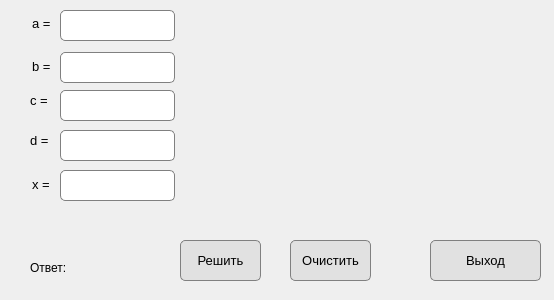
<?xml version="1.0" encoding="UTF-8"?>
<ui version="4.0">
 <class>Dialog</class>
 <widget class="QDialog" name="Dialog">
  <property name="geometry">
   <rect>
    <x>0</x>
    <y>0</y>
    <width>554</width>
    <height>300</height>
   </rect>
  </property>
  <property name="windowTitle">
   <string>Dialog</string>
  </property>
  <widget class="QLabel" name="label_otvet">
   <property name="geometry">
    <rect>
     <x>30</x>
     <y>260</y>
     <width>121</width>
     <height>16</height>
    </rect>
   </property>
   <property name="text">
    <string>Ответ:</string>
   </property>
  </widget>
  <widget class="QLabel" name="label_img">
   <property name="geometry">
    <rect>
     <x>230</x>
     <y>40</y>
     <width>261</width>
     <height>171</height>
    </rect>
   </property>
   <property name="text">
    <string/>
   </property>
  </widget>
  <widget class="QLabel" name="label_b">
   <property name="geometry">
    <rect>
     <x>32</x>
     <y>56</y>
     <width>21</width>
     <height>20</height>
    </rect>
   </property>
   <property name="font">
    <font>
     <family>Segoe UI</family>
     <pointsize>10</pointsize>
    </font>
   </property>
   <property name="text">
    <string>b =</string>
   </property>
  </widget>
  <widget class="QLineEdit" name="lineEdit_b">
   <property name="geometry">
    <rect>
     <x>60</x>
     <y>52</y>
     <width>115</width>
     <height>31</height>
    </rect>
   </property>
   <property name="font">
    <font>
     <family>Segoe UI</family>
     <pointsize>10</pointsize>
    </font>
   </property>
   <property name="styleSheet">
    <string notr="true">border: 1px solid gray;
                    border-radius: 5px;
                </string>
   </property>
  </widget>
  <widget class="QLabel" name="label_a">
   <property name="geometry">
    <rect>
     <x>32</x>
     <y>13</y>
     <width>21</width>
     <height>20</height>
    </rect>
   </property>
   <property name="font">
    <font>
     <family>Segoe UI</family>
     <pointsize>10</pointsize>
    </font>
   </property>
   <property name="text">
    <string>a =</string>
   </property>
  </widget>
  <widget class="QLineEdit" name="lineEdit_a">
   <property name="geometry">
    <rect>
     <x>60</x>
     <y>10</y>
     <width>115</width>
     <height>31</height>
    </rect>
   </property>
   <property name="font">
    <font>
     <family>Segoe UI</family>
     <pointsize>10</pointsize>
    </font>
   </property>
   <property name="styleSheet">
    <string notr="true">border: 1px solid gray;
                    border-radius: 5px;
                </string>
   </property>
  </widget>
  <widget class="QLineEdit" name="lineEdit_x">
   <property name="geometry">
    <rect>
     <x>60</x>
     <y>170</y>
     <width>115</width>
     <height>31</height>
    </rect>
   </property>
   <property name="font">
    <font>
     <family>Segoe UI</family>
     <pointsize>10</pointsize>
    </font>
   </property>
   <property name="styleSheet">
    <string notr="true">border: 1px solid gray;
                    border-radius: 5px;
                </string>
   </property>
  </widget>
  <widget class="QLabel" name="label_x">
   <property name="geometry">
    <rect>
     <x>32</x>
     <y>174</y>
     <width>21</width>
     <height>20</height>
    </rect>
   </property>
   <property name="font">
    <font>
     <family>Segoe UI</family>
     <pointsize>10</pointsize>
    </font>
   </property>
   <property name="text">
    <string>x =</string>
   </property>
  </widget>
  <widget class="QPushButton" name="btn_solve">
   <property name="geometry">
    <rect>
     <x>180</x>
     <y>240</y>
     <width>81</width>
     <height>41</height>
    </rect>
   </property>
   <property name="font">
    <font>
     <family>Segoe UI</family>
     <pointsize>10</pointsize>
    </font>
   </property>
   <property name="styleSheet">
    <string notr="true">border: 1px solid gray;
                    border-radius: 5px;
                    background: #e1e1e1;
                </string>
   </property>
   <property name="text">
    <string>Решить</string>
   </property>
  </widget>
  <widget class="QPushButton" name="btn_clear">
   <property name="geometry">
    <rect>
     <x>290</x>
     <y>240</y>
     <width>81</width>
     <height>41</height>
    </rect>
   </property>
   <property name="font">
    <font>
     <family>Segoe UI</family>
     <pointsize>10</pointsize>
    </font>
   </property>
   <property name="styleSheet">
    <string notr="true">border: 1px solid gray;
                    border-radius: 5px;
                    background: #e1e1e1;
                </string>
   </property>
   <property name="text">
    <string>Очистить</string>
   </property>
  </widget>
  <widget class="QPushButton" name="btn_exit">
   <property name="geometry">
    <rect>
     <x>430</x>
     <y>240</y>
     <width>111</width>
     <height>41</height>
    </rect>
   </property>
   <property name="font">
    <font>
     <family>Segoe UI</family>
     <pointsize>10</pointsize>
    </font>
   </property>
   <property name="styleSheet">
    <string notr="true">border: 1px solid gray;
                    border-radius: 5px;
                    background: #e1e1e1;
                </string>
   </property>
   <property name="text">
    <string>Выход</string>
   </property>
  </widget>
  <widget class="QLineEdit" name="lineEdit_d">
   <property name="geometry">
    <rect>
     <x>60</x>
     <y>130</y>
     <width>115</width>
     <height>31</height>
    </rect>
   </property>
   <property name="font">
    <font>
     <family>Segoe UI</family>
     <pointsize>10</pointsize>
    </font>
   </property>
   <property name="styleSheet">
    <string notr="true">border: 1px solid gray;
                    border-radius: 5px;
                </string>
   </property>
  </widget>
  <widget class="QLabel" name="label_d">
   <property name="geometry">
    <rect>
     <x>30</x>
     <y>130</y>
     <width>21</width>
     <height>20</height>
    </rect>
   </property>
   <property name="font">
    <font>
     <family>Segoe UI</family>
     <pointsize>10</pointsize>
    </font>
   </property>
   <property name="text">
    <string>d =</string>
   </property>
  </widget>
  <widget class="QLineEdit" name="lineEdit_c">
   <property name="geometry">
    <rect>
     <x>60</x>
     <y>90</y>
     <width>115</width>
     <height>31</height>
    </rect>
   </property>
   <property name="font">
    <font>
     <family>Segoe UI</family>
     <pointsize>10</pointsize>
    </font>
   </property>
   <property name="styleSheet">
    <string notr="true">border: 1px solid gray;
                    border-radius: 5px;
                </string>
   </property>
   <property name="text">
    <string/>
   </property>
  </widget>
  <widget class="QLabel" name="label_c">
   <property name="geometry">
    <rect>
     <x>30</x>
     <y>90</y>
     <width>21</width>
     <height>20</height>
    </rect>
   </property>
   <property name="font">
    <font>
     <family>Segoe UI</family>
     <pointsize>10</pointsize>
    </font>
   </property>
   <property name="text">
    <string>c =</string>
   </property>
  </widget>
 </widget>
 <resources/>
 <connections/>
</ui>
